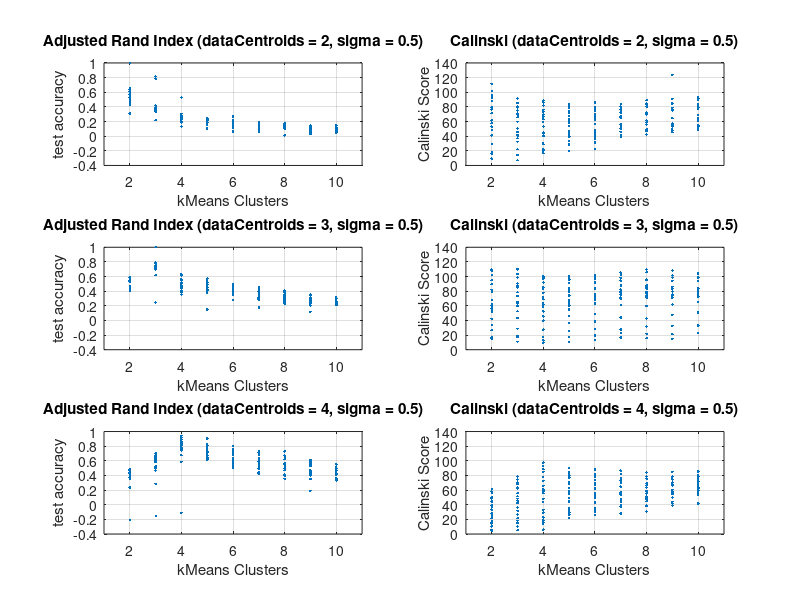

Write MATLAB code to recreate this figure.
% Open file
fileID = fopen('output-hw5ex1.csv');

% Read in file (comment out if already read)
dataRaw = textscan(fileID,'%f %f %f %f %f %f %f %f %f %f %s %f %f %s','Delimiter',',','HeaderLines',1);
% {1} dataGeneratedCentroids
% {2} kmeansClusters
% {3} standardDeviation
% {4} pointsTrain
% {5} pointsTest
% {6} pointsTotal
% {7} trainAdjustedRand
% {8} trainCalinski
% {9} testAdjustedRand
% {10} testAdjustedRandRank
% {11} testAdjustedRandRankMatchesDataCentroidCount
% {12} testCalinski
% {13} testCalinskiRank
% {14} testCalinskiRankMatchesDataCentroidCount

% Grab the size of the data
[row,~] = size(dataRaw{1});

sigDesired = 0.5;

% Identify which entries have sigma = 0.25
sigIndex = zeros(row,1);
for i = 1:1:row
    if dataRaw{3}(i,1) == sigDesired
        sigIndex(i,1) = 1;
    end
end

% Identify which entries 2, 3, and 4 centroids
dataCen2 = zeros(row,1);
dataCen3 = zeros(row,1);
dataCen4 = zeros(row,1);
for i = 1:1:row
    if dataRaw{1}(i,1) == 2
        dataCen2(i,1) = 1;
    end
    if dataRaw{1}(i,1) == 3
        dataCen3(i,1) = 1;
    end
    if dataRaw{1}(i,1) == 4
        dataCen4(i,1) = 1;
    end
end


kMeansClusters = dataRaw{2}.*sigIndex;
testAdjustedRand = dataRaw{9}.*sigIndex;
testCalinski = dataRaw{12}.*sigIndex;

figure(1)
subplot(3,2,1)
plot(kMeansClusters.*dataCen2,testAdjustedRand,".")
title("Adjusted Rand Index (dataCentroids = 2, \sigma = 0.5)");
xlim([1,11]);
ylabel("test accuracy");
xlabel("kMeans Clusters");
grid on;
subplot(3,2,2)
plot(kMeansClusters.*dataCen2,testCalinski,".")
title("Calinski (dataCentroids = 2, \sigma = 0.5)");
xlim([1,11]);
ylabel("Calinski Score");
xlabel("kMeans Clusters");
grid on;
subplot(3,2,3)
plot(kMeansClusters.*dataCen3,testAdjustedRand,".")
title("Adjusted Rand Index (dataCentroids = 3, \sigma = 0.5)");
xlim([1,11]);
ylabel("test accuracy");
xlabel("kMeans Clusters");
grid on;
subplot(3,2,4)
plot(kMeansClusters.*dataCen3,testCalinski,".")
title("Calinski (dataCentroids = 3, \sigma = 0.5)");
xlim([1,11]);
ylabel("Calinski Score");
xlabel("kMeans Clusters");
grid on;
subplot(3,2,5)
plot(kMeansClusters.*dataCen4,testAdjustedRand,".")
title("Adjusted Rand Index (dataCentroids = 4, \sigma = 0.5)");
xlim([1,11]);
ylabel("test accuracy");
xlabel("kMeans Clusters");
grid on;
subplot(3,2,6)
plot(kMeansClusters.*dataCen4,testCalinski,".")
title("Calinski (dataCentroids = 4, \sigma = 0.5)");
xlim([1,11]);
ylabel("Calinski Score");
xlabel("kMeans Clusters");
grid on;

